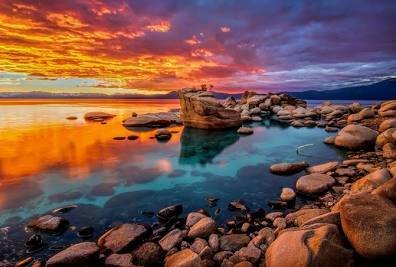
#> input picture Deep Neural Network Compression & CV/Assignments/Group 1/Harshil Goel 240437/test.jpg, 396 x 267 px, found by its file name
$ jupyter execute 241138_Assignment_1.ipynb
#> lines starting #> are read from the running program, lines starting #| are printed output that depends on the picture; after the words box and inside, x2 and y2 are one past the last pixel; in counts of white or black regions, pixels touching at a corner belong together
# Assignment 1

## A bit of info before you start.

> ***First and foremost, dont use AI to code. Use it to understand and then write code yourself. Use AI to verify if the code you wrote it correct, that will help you learn far far more.***

> ***Implement Stuff from sratch. Use cv2 functions only when numpy implementation can be extremely tedious.***

You will need to use your own image for this assignment, which you need to import into here.
If you cant fetch your image from any APIs that dont need credentials, then :
To preserve an image in Google Colab without a continuous runtime or using Google Drive, you can use base64 string encoding of images ( its really simple )

First, begin by normally uploading the image into the contents folders as you normally do in colab or fetch it using Drive or any API.

To get the base64 string :
```
import base64
with open("your_image.jpg", "rb") as img_file:
    print(base64.b64encode(img_file.read()).decode())
```

Note that the base64 string is a very long string, click on the three dot icon to the left of the current code cell and click on <code> Copy Cell Output </code> to easily copy it to your clipboard.

Then, to embed the string into your Jupyter Notebook :
```
from PIL import Image
import io
import base64
import matplotlib.pyplot as plt
import numpy as np

# PASTE BASE64 STRING HERE
base64_image = "iVBORw0K..."  # long base64 string

img_data = base64.b64decode(base64_image)
img = Image.open(io.BytesIO(img_data))

plt.imshow(img)
plt.axis("off")
```
The string is really long so, use a multiline string in python ( syntax : """ """ )

Otherwise, you can also choose to use any API ( try researching on https://picsum.photos/ )

## Part A

### Load your image

1. Display it in RGB

2. Convert to grayscale ( use NumPy to calculate aggregates using the weighted sum formula )

3. Use the cvtColor function to do the same and compare results

3. Print the array shapes of both the RGB and grayscale images

4. Print a few pixel values of both

( Do you notice the difference that number of channels created on the array shape ?? )

[cell 1]
# Your PART A codes follow here. You can create more cells under this. Write clean and commented code.

[cell 2]
from google.colab import files
from PIL import Image
import numpy as np
import matplotlib.pyplot as plt
import cv2

# Upload image
uploaded = files.upload()
#> the answer given: test.jpg
filename = list(uploaded.keys())[0]

# Load image in RGB
img = np.array(Image.open(filename).convert("RGB"))
#> img is the input picture: shape (267, 396, 3); mean R, G, B 118.5, 82.5, 74

# Display RGB image
plt.imshow(img)
plt.axis("off")
plt.title("Original RGB Image")
plt.show()
print("RGB Image Shape:", img.shape)
#| RGB Image Shape: (267, 396, 3)

# NumPy grayscale (weighted sum)
weights = np.array([0.299, 0.587, 0.114])
gray_np = np.dot(img[...,:3], weights).astype(np.uint8)
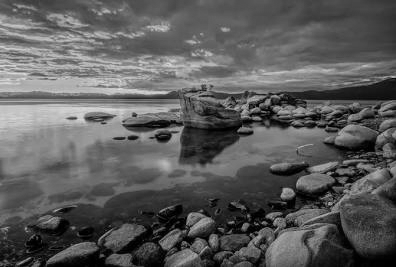
#> gray_np: shape (267, 396); min 0, max 226, mean 91.8

plt.imshow(gray_np, cmap="gray")
plt.axis("off")
print("Grayscale Shape:", gray_np.shape)
#| Grayscale Shape: (267, 396)

# OpenCV grayscale conversion
gray_cv = cv2.cvtColor(img, cv2.COLOR_RGB2GRAY)

plt.imshow(gray_cv, cmap='gray')
plt.axis("off")
plt.show()

print("OpenCV Grayscale Shape:", gray_cv.shape)
#| OpenCV Grayscale Shape: (267, 396)
#compare pixels

print("\nSample Pixel Comparison:")
for r, c in [(0,0), (50,50), (100,100)]:
    if r < img.shape[0] and c < img.shape[1]:
        print(f"({r},{c}) RGB = {img[r,c]}, "
              f"NumPy Gray = {gray_np[r,c]}, "
              f"CV2 Gray = {gray_cv[r,c]}")
#> this loop made 3 passes
#| (0,0) RGB = [167  57  68], NumPy Gray = 91, CV2 Gray = 91
#| (50,50) RGB = [251 149  48], NumPy Gray = 167, CV2 Gray = 168
#| (100,100) RGB = [189  84  26], NumPy Gray = 108, CV2 Gray = 109

## Part B
### B1. Compute the FFT of the grayscale image ( use NumPy )
Steps:
1. <code>np.fft.fft2</code>
2. <code>np.fft.fftshift</code>
3. Store as <code>fshift</code>

### B2. Compute magnitude, phase and display Magnitude Spectrum

[cell 3]
# Your PART B codes follow here. You can create more cells under this. Write clean and commented code.

[cell 4]
#  FFT and store fshift
import numpy as np
from PIL import Image

# grayscale array exists (uint8).
try:
    gray_np
except NameError:
    try:
        filename
        img = np.array(Image.open(filename).convert("RGB"))
        gray_np = (img @ [0.299, 0.587, 0.114]).astype(np.uint8)
        print("Constructed gray_np from uploaded filename.")
    except NameError:
        raise RuntimeError("No gray_np or filename found. Run Part A first.")

# Convert to float32 for FFT
img_f = gray_np.astype(np.float32, copy=False)

# Compute 2D FFT and shift DC to center
F = np.fft.fft2(img_f)
fshift = np.fft.fftshift(F)

# fshift is stored
print("B1 done. Stored fshift. Shapes -> gray:", gray_np.shape, " fshift:", fshift.shape)
#| B1 done. Stored fshift. Shapes -> gray: (267, 396)  fshift: (267, 396)


import numpy as np
import matplotlib.pyplot as plt

USE_DB = False
CENTER_ZOOM = 64
EPS = 1e-12


try:
    fshift
    gray_np
except NameError:

    try:
        from PIL import Image
        filename  # may raise NameError
        img = np.array(Image.open(filename).convert("RGB"))
        gray_np = (img @ [0.299, 0.587, 0.114]).astype(np.uint8)
        fshift = np.fft.fftshift(np.fft.fft2(gray_np.astype(np.float32)))
        print("Fallback: constructed gray_np and fshift from filename.")
    except NameError:
        raise RuntimeError("fshift or gray_np not found. Run B1 first or upload image.")

[cell 5]
# magnitude and phase
magnitude = np.abs(fshift)
phase = np.angle(fshift)
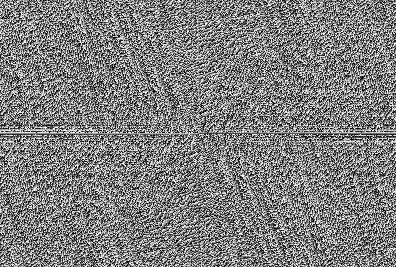
#> phase: shape (267, 396) float64; min -3.14, max 3.14, mean -1.13e-17; drawn with min black and max white

# display magnitude
if USE_DB:
    mag_disp_raw = 20.0 * np.log10(magnitude + EPS)
else:
    mag_disp_raw = np.log1p(magnitude)
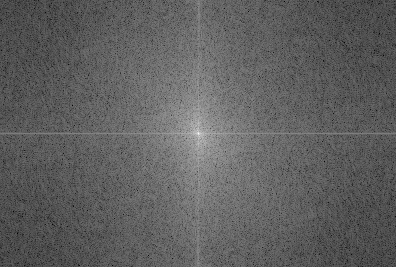
#> mag_disp_raw: shape (267, 396) float64; min 2.63, max 16.09, mean 7.71; drawn with min black and max white

# Normalize to [0,1]
minv = mag_disp_raw.min()
#> minv = 2.63
maxv = mag_disp_raw.max()
#> maxv = 16.09
den = (maxv - minv) if (maxv > minv) else 1.0
#> den = 13.46
mag_disp = (mag_disp_raw - minv) / den

# Phase normalized to [0,1]
phase_disp = (phase + np.pi) / (2.0 * np.pi)

# original grayscale, magnitude, phase
fig, axs = plt.subplots(1, 3, figsize=(15, 5))

axs[0].imshow(gray_np, cmap='gray', vmin=0, vmax=255)
axs[0].set_title("Original Grayscale")
axs[0].axis('off')

axs[1].imshow(mag_disp, cmap='gray', vmin=0, vmax=1)
axs[1].set_title("Magnitude (log normalized)" if not USE_DB else "Magnitude (dB normalized)")
axs[1].axis('off')

axs[2].imshow(phase_disp, cmap='hsv', vmin=0, vmax=1)
axs[2].set_title("Phase (normalized, HSV)")
axs[2].axis('off')

plt.tight_layout()
plt.show()

print(f"gray_np shape: {gray_np.shape}, dtype: {gray_np.dtype}")
#| gray_np shape: (267, 396), dtype: uint8
print(f"fshift shape: {fshift.shape}, dtype: {fshift.dtype}")
#| fshift shape: (267, 396), dtype: complex128
print(f"Magnitude: min {magnitude.min():.3e}, max {magnitude.max():.3e}")
#| Magnitude: min 1.288e+01, max 9.707e+06
print("Magnitude percentiles (log-scaled view):",
      f"5% {np.percentile(mag_disp_raw,5):.3e}, 50% {np.percentile(mag_disp_raw,50):.3e}, 95% {np.percentile(mag_disp_raw,95):.3e}")
#| Magnitude percentiles (log-scaled view): 5% 6.067e+00, 50% 7.647e+00, 95% 9.561e+00
print(f"Phase range (rad): {phase.min():.3f} .. {phase.max():.3f}")
#| Phase range (rad): -3.142 .. 3.142

# center zoom
H, W = gray_np.shape
if CENTER_ZOOM and H > 2 and W > 2:
    cH, cW = H // 2, W // 2
    z = int(max(1, min(CENTER_ZOOM, min(cH, cW))))
    y0, y1 = max(0, cH - z), min(H, cH + z)
    x0, x1 = max(0, cW - z), min(W, cW + z)
    plt.figure(figsize=(5,5))
    plt.imshow(mag_disp[y0:y1, x0:x1], cmap='gray', vmin=0, vmax=1)
    plt.title("Magnitude - Center Zoom")
    plt.axis('off')
    plt.show()

## Part C
### C1. Create 3 LPF masks

Radii of filter: 10, 30, 80 (or image-size dependent, mention if you change)

For each:

1. Create a mask

2. Apply to <code>fshift</code>

3. Reconstruct using <code>ifftshift + ifft2</code>

4. Show blur levels increasing as radius decreases ( think why and write reason in code comment )

### C2. Create HPF mask

1. Apply

2. Reconstruct

### C3. Create a square LPF mask
Keep side of square as 50. The square will be at the center of the filter.
Apply, Recontruct and show the output.

[cell 6]
# Your PART C codes follow here. You can create more cells under this. Write clean and commented code.

[cell 7]
import numpy as np
import matplotlib.pyplot as plt
from PIL import Image

# Parameters
PREFERRED_RADII = [10, 30, 80]
SQUARE_SIDE = 50
HPF_CHOICE_INDEX = 1
EPS = 1e-12

try:
    gray_np
    fshift
except NameError:
    try:
        filename
        img = np.array(Image.open(filename).convert("RGB"))
        gray_np = (img @ [0.299, 0.587, 0.114]).astype(np.uint8)
        fshift = np.fft.fftshift(np.fft.fft2(gray_np.astype(np.float32)))
        print("Fallback: constructed gray_np and fshift from filename.")
    except NameError:
        raise RuntimeError("No gray_np/fshift and no filename found. Run Part A/B1 first.")

H, W = gray_np.shape
cH, cW = H // 2, W // 2

# Precompute distance^2 grid
Y = np.arange(H, dtype=np.int32)[:, None]
X = np.arange(W, dtype=np.int32)[None, :]
dist2 = (Y - cH)**2 + (X - cW)**2

# Scale radii if too large
max_allowed = min(cH, cW)
radii = []
for r in PREFERRED_RADII:
    if r <= 0: continue
    if r > max_allowed:
        scaled = max(1, int(max_allowed * (r / max(PREFERRED_RADII))))
        radii.append(scaled)
    else:
        radii.append(int(r))
# unique & sort largest->smallest for display (less blur -> more blur)
radii = sorted(list(dict.fromkeys(radii)), reverse=True)
n_lp = len(radii)


def reconstruct(mask):
    """Apply mask on centered fshift and return uint8 reconstruction."""
    F_masked = fshift * mask
    recon = np.fft.ifft2(np.fft.ifftshift(F_masked))
    recon_real = np.real(recon)
    return np.clip(recon_real, 0, 255).astype(np.uint8), recon_real

def circular_mask(r):
    return (dist2 <= (int(r)**2)).astype(np.float32)

def square_mask(side):
    half = max(1, int(side)//2)
    m = np.zeros((H,W), dtype=np.float32)
    y0, y1 = max(0, cH-half), min(H, cH+half)
    x0, x1 = max(0, cW-half), min(W, cW+half)
    m[y0:y1, x0:x1] = 1.0
    return m

def mse(a,b):
    return float(np.mean((a.astype(np.float32)-b.astype(np.float32))**2))

#  apply circular LPFs
c1_results = []
for r in radii:
    mask = circular_mask(r)
    recon_u8, recon_real = reconstruct(mask)
    c1_results.append((r, mask, recon_u8, recon_real))
#> this loop made 3 passes
#> pass 1, in reconstruct, `recon_real = np.real(recon)`:
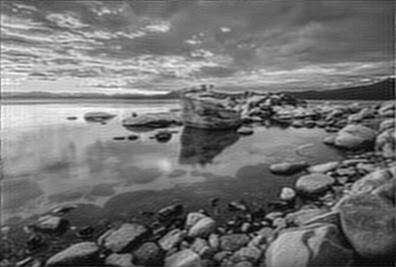
#> recon_real: shape (267, 396) float64; min -13.49, max 222.9, mean 91.8; drawn with min black and max white
#> after the loop:
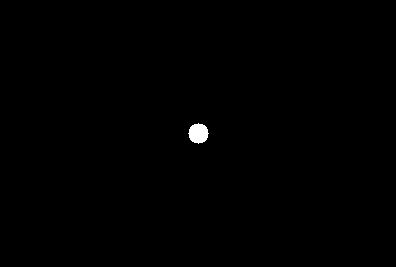
#> mask: shape (267, 396) float32; values 0 (black) and 1 (white), 0.3% white; 1 white region, box (x1, y1, x2, y2) and area: (188, 123, 209, 144) 317
#> after the loop, c1_results = 3 items

# HPF = 1 - LPF (use middle radius)
hp_idx = min(max(0, HPF_CHOICE_INDEX), max(0, n_lp-1))
hp_radius = radii[hp_idx] if n_lp>0 else max(1, int(min(H,W)/8))
lpf_mid = circular_mask(hp_radius)
hpf_mask = (1.0 - lpf_mid).astype(np.float32)
hpf_u8, hpf_real = reconstruct(hpf_mask)
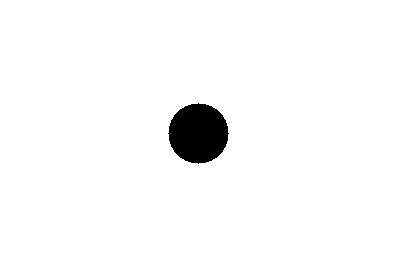
#> hpf_mask: shape (267, 396) float32; values 0 (black) and 1 (white), 97.3% white; 1 black region, box (x1, y1, x2, y2) and area: (168, 103, 229, 164) 2821

# centered square LPF
sq_mask = square_mask(SQUARE_SIDE)
sq_u8, sq_real = reconstruct(sq_mask)
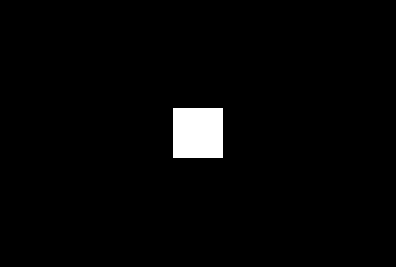
#> sq_mask: shape (267, 396) float32; values 0 (black) and 1 (white), 2.4% white; 1 white region, box (x1, y1, x2, y2) and area: (173, 108, 223, 158) 2500


cols = max(1, n_lp + 3)
plt.figure(figsize=(4*cols, 4))

idx = 1
# Original
plt.subplot(1, cols, idx); idx += 1
plt.imshow(gray_np, cmap='gray', vmin=0, vmax=255)
plt.title("Original")
plt.axis('off')

# LPF reconstructions
for (r, mask, recon_u8, recon_real) in c1_results:
    plt.subplot(1, cols, idx); idx += 1
    plt.imshow(recon_u8, cmap='gray', vmin=0, vmax=255)
    plt.title(f"LPF r={r}px\n(smaller r => stronger blur)")
    plt.axis('off')
#> this loop made 3 passes
#> r on passes 1 to 3: 80, 30, 10
#> after the loop, idx = 5

# HPF
plt.subplot(1, cols, idx); idx += 1
#> after `idx += 1`: idx = 6
plt.imshow(hpf_u8, cmap='gray', vmin=0, vmax=255)
plt.title(f"HPF (1-LPF r={hp_radius}px)")
plt.axis('off')

# Square LPF
plt.subplot(1, cols, idx); idx += 1
#> after `idx += 1`: idx = 7
plt.imshow(sq_u8, cmap='gray', vmin=0, vmax=255)
plt.title(f"Square LPF side={SQUARE_SIDE}px")
plt.axis('off')

plt.tight_layout()
plt.show()
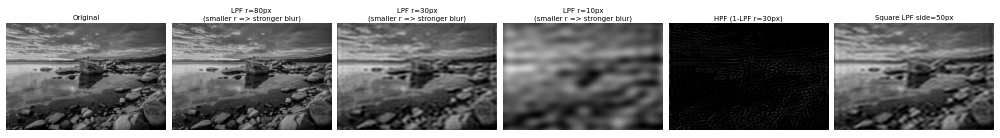
#> figure drawn by matplotlib, 6 panels

#  Metrics
print("MSE (recon vs original):")
for r, mask, recon_u8, recon_real in c1_results:
    print(f"  LPF r={r:3d} px -> MSE = {mse(recon_u8, gray_np):.3f}")
print(f"  HPF r={hp_radius:3d} px  -> MSE = {mse(hpf_u8, gray_np):.3f}")
#|   HPF r= 30 px  -> MSE = 9474.733
print(f"  Square side={SQUARE_SIDE:3d} -> MSE = {mse(sq_u8, gray_np):.3f}")
#|   Square side= 50 -> MSE = 281.600

## Part D

###D1. Phase-only reconstruction

Use: <code>phase_only = fshift / np.abs(fshift)</code>

1. Reconstruct and display.
2. Also in code comments, mention the differnce between this code line and the one in the lecture : <code>np.angle(f_shift)</code>
3. Try recontruction from <code>np.angle(f_shift)</code> once and explain your output in code comments.

###D2. Magnitude-only reconstruction

Use: <code>mag_only = np.abs(fshift)</code>

1. Reconstruct and display.
2. Take a guess for the role of logarithm in Magnitude Spectrum. Why does this look different than what Magnitude Spectrum looked like ? Mention in code comments again.

[cell 8]
# Your PART D codes follow here. You can create more cells under this. Write clean and commented code.

[cell 9]
#Phase-only and Magnitude-only Reconstructions

import numpy as np
import matplotlib.pyplot as plt
from PIL import Image

#Parameters
EPS = 1e-12
CLIP_MIN, CLIP_MAX = 0, 255

# fshift & gray_np
try:
    fshift
    gray_np
except NameError:
    try:
        filename
        img = np.array(Image.open(filename).convert("RGB"))
        gray_np = (img @ [0.299, 0.587, 0.114]).astype(np.uint8)
        fshift = np.fft.fftshift(np.fft.fft2(gray_np.astype(np.float32)))
        print("Fallback constructed gray_np and fshift from uploaded filename.")
    except NameError:
        raise RuntimeError("Need fshift and gray_np. Run B1 or upload image first.")

# inverse reconstruct from centered complex spectrum
def reconstruct_centered(F_centered):
    """Given centered complex spectrum (fshift-like), return (recon_real_float, recon_uint8)."""
    # inverse shift -> ifft2 -> real part
    recon = np.fft.ifft2(np.fft.ifftshift(F_centered))
    recon_real = np.real(recon)
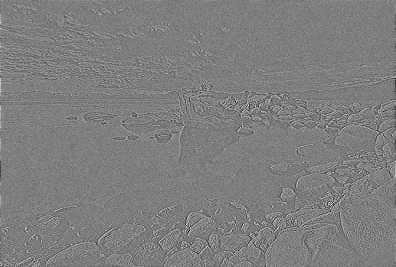
#> recon_real: shape (267, 396) float64; min -0.0275, max 0.0279, mean 9.46e-06; drawn with min black and max white
    recon_u8 = np.clip(recon_real, CLIP_MIN, CLIP_MAX).astype(np.uint8)
#> recon_u8: shape (267, 396); every value is 0
    return recon_real, recon_u8

#  magnitude and angle
magnitude = np.abs(fshift)
angle = np.angle(fshift)


# Phase-only reconstruction

# Method A
phase_only_spec = fshift / (magnitude + EPS)   # equals exp(1j*angle) for nonzero magnitude

# Reconstruct
recon_phase_real_A, recon_phase_u8_A = reconstruct_centered(phase_only_spec)

# Method B
phase_from_angle_spec = np.exp(1j * angle)     # mathematically identical except at |f|==0
recon_phase_real_B, recon_phase_u8_B = reconstruct_centered(phase_from_angle_spec)

# Numerical check between the two phase-only methods
phase_spec_maxdiff = float(np.max(np.abs(phase_only_spec - phase_from_angle_spec)))
#> phase_spec_maxdiff = 7.76e-14
recon_phase_maxdiff = float(np.max(np.abs(recon_phase_real_A - recon_phase_real_B)))
#> recon_phase_maxdiff = 3.73e-17


mag_only_spec = magnitude.copy()

# Reconstruct
recon_mag_real, recon_mag_u8 = reconstruct_centered(mag_only_spec)
#> in reconstruct_centered (call 3), `recon_u8 = np.clip(recon_real, CLIP_MIN, CLIP_MAX).astype(np.uint8)`:
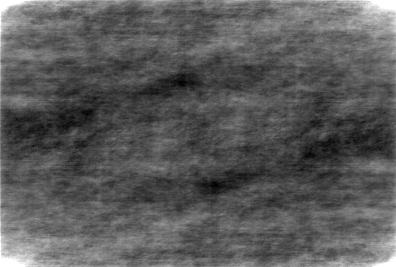
#> recon_u8: shape (267, 396); min 0, max 255, mean 90.4


mag_log = np.log1p(magnitude)
mag_log_norm = (mag_log - mag_log.min()) / (mag_log.max() - mag_log.min() + 1e-12)


def mse(a, b):
    return float(np.mean((a.astype(np.float32) - b.astype(np.float32))**2))

mse_phaseA = mse(recon_phase_u8_A, gray_np)
#> mse_phaseA = 10561.6
mse_phaseB = mse(recon_phase_u8_B, gray_np)
#> mse_phaseB = 10561.6
mse_mag    = mse(recon_mag_u8, gray_np)
#> mse_mag = 4136.3

print("MSE (reconstruction vs original):")
print(f"  Phase-only (fshift/|f|)    : {mse_phaseA:.3f}")
#|   Phase-only (fshift/|f|)    : 10561.630
print(f"  Phase-only (exp(1j*angle)) : {mse_phaseB:.3f}")
#|   Phase-only (exp(1j*angle)) : 10561.630
print(f"  Magnitude-only (zero phase) : {mse_mag:.3f}")
#|   Magnitude-only (zero phase) : 4136.319
print()
print(f"Max diff between phase specs: {phase_spec_maxdiff:.3e}")
#| Max diff between phase specs: 7.757e-14
print(f"Max diff between phase reconstructions: {recon_phase_maxdiff:.3e}")
#| Max diff between phase reconstructions: 3.730e-17


fig, axs = plt.subplots(1, 5, figsize=(20, 4))

axs[0].imshow(gray_np, cmap='gray', vmin=CLIP_MIN, vmax=CLIP_MAX)
axs[0].set_title("Original")
axs[0].axis('off')

axs[1].imshow(recon_phase_u8_A, cmap='gray', vmin=CLIP_MIN, vmax=CLIP_MAX)
axs[1].set_title("Phase-only\n(fshift/|f|)")
axs[1].axis('off')

axs[2].imshow(recon_phase_u8_B, cmap='gray', vmin=CLIP_MIN, vmax=CLIP_MAX)
axs[2].set_title("Phase-from-angle\n(exp(1j*angle))")
axs[2].axis('off')

axs[3].imshow(recon_mag_u8, cmap='gray', vmin=CLIP_MIN, vmax=CLIP_MAX)
axs[3].set_title("Magnitude-only\n(zero phase)")
axs[3].axis('off')

axs[4].imshow(mag_log_norm, cmap='gray', vmin=0, vmax=1)
axs[4].set_title("Log Magnitude\n(normalized)")
axs[4].axis('off')

plt.tight_layout()
plt.show()


report = f"""
Observations

1) Phase-only reconstruction:
   - Using phase-only spectrum (fshift/|fshift| or exp(1j*angle)) preserves image structure surprisingly well: edges,
     object outlines and spatial layout remain visible. This is because phase encodes positional alignment of sinusoidal
     components — the relative shifts of sinusoids that combine to form edges and structures.
   - Numerically, fshift / (|fshift| + EPS) is equivalent to exp(1j*angle) except at bins where |fshift|==0.
     We used a tiny EPS to avoid division-by-zero. The max difference between both methods is ~{phase_spec_maxdiff:.3e} (numerical noise).

2) Difference between np.angle(fshift) and the reconstruction line:
   - np.angle(fshift) returns real angles. To reconstruct you must turn angles into complex phasors via exp(1j*angle).
     Directly inverse-FFT-ing the raw angle array (without exp) is meaningless for spectral reconstruction.

3) Magnitude-only reconstruction:
   - Setting phase to zero (keeping only magnitude) removes positional information, so the reconstructed image looks like
     low-frequency blobs dominated by DC and smooth variation; edges/details are lost.
   - The magnitude spectrum has a very wide dynamic range: a few low-frequency bins dominate. Taking logarithm (log1p or log10)
     compresses this range so small but perceptually important frequency components become visible when displaying the spectrum.
     This is why the plotted "Log Magnitude" looks different (more informative) than the raw magnitude image.
"""
print(report)
#| Observations
#| 1) Phase-only reconstruction:
#|    - Using phase-only spectrum (fshift/|fshift| or exp(1j*angle)) preserves image structure surprisingly well: edges,
#|      object outlines and spatial layout remain visible. This is because phase encodes positional alignment of sinusoidal
#|      components — the relative shifts of sinusoids that combine to form edges and structures.
#|    - Numerically, fshift / (|fshift| + EPS) is equivalent to exp(1j*angle) except at bins where |fshift|==0.
#> (further printed lines are left out)
